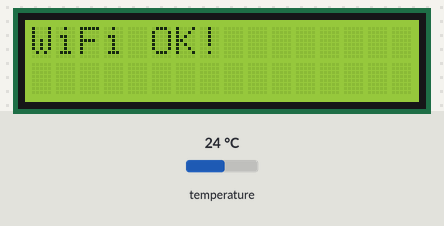
Recording of a sketch running on a simulated ESP32. Parts: 16×2 character LCD. The inputs (shaded band) are chosen by the test bench; at power-on: temperature 24 °C. WiFi joins after 1.5 s; servers stay silent unless stated; what the sketch prints to the serial monitor is not drawn.

Above: at 3.7 s.
At 9.3 s:
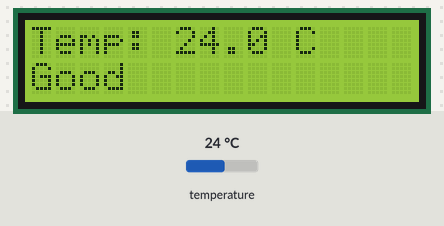
9.4 s: temperature set to 20.5 °C
At 11.9 s:
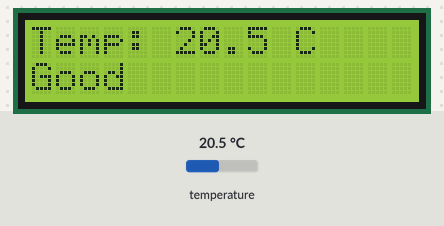
12.9 s: temperature set to 19.6 °C
At 14.6 s:
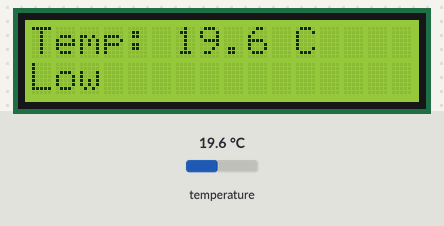
16.3 s: temperature set to 33 °C
At 17.3 s:
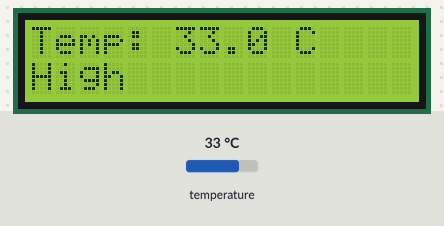
Timing chart, 0 to 19.3 s (numbered marks = the images above; inputs shaded):
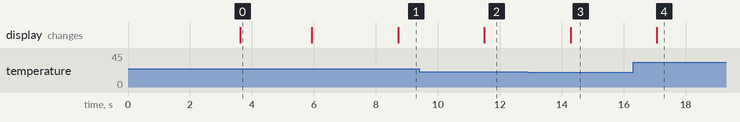

Measured:
- the behaviour switches between 20 and 19.9 °C on temperature (found by bisection; images 2 and 3)
- after the input at 9.4 s, the display: changes after 2.1 s (image 2)
- after the input at 12.9 s, the display: changes after 1.4 s (image 3)
- after the input at 16.3 s, the display: changes after 0.77 s (image 4)
- what the display in image 0 shows lasts 2.3 s, from 3.6 s to 5.9 s

The sketch:

kkj-temp-aqua.ino
```cpp
#define BLYNK_TEMPLATE_ID "TMPL6zG03a79_"
#define BLYNK_TEMPLATE_NAME "Temperature"
#define BLYNK_AUTH_TOKEN "7vXt_5Gv3Z3vxiRMR6TjOKyC17qDM3UB"

#define BLYNK_PRINT Serial
#include <WiFi.h>
#include <WiFiClient.h>
#include <WiFiManager.h>
#include <BlynkSimpleEsp32.h>
#include <LiquidCrystal_I2C.h>
#include <OneWire.h>
#include <DallasTemperature.h>

#define ONE_WIRE_BUS 15  // Pin D15 for DS18B20

LiquidCrystal_I2C lcd(0x27, 16, 2); // I2C address for LCD
OneWire oneWire(ONE_WIRE_BUS);
DallasTemperature sensors(&oneWire);

namespace sensor {
  float temperature = 0.0;
  const float tempThresholdMin = 20.0;  // Minimum temperature threshold (°C)
  const float tempThresholdMax = 30.0;  // Maximum temperature threshold (°C)
  bool alertSentLow = false;
  bool alertSentHigh = false;
  bool alertSentNormal = false;
}

void setup() {
  Serial.begin(115200);
  Serial.println("Starting DS18B20 IoT System for Aquaponics...");

  // Initialize LCD
  lcd.init();
  lcd.backlight();
  lcd.setCursor(0, 0);
  lcd.print("Aquaponics System");
  lcd.setCursor(0, 1);
  lcd.print("Starting...");
  delay(2000);

  // Initialize DS18B20
  sensors.begin();

  // WiFiManager for WiFi connection
  WiFiManager wifiManager;
  wifiManager.setConfigPortalTimeout(180);
  if (!wifiManager.autoConnect("ESP32-Temp-AP")) {
    Serial.println("WiFi connection failed!");
    lcd.clear();
    lcd.print("WiFi Failed!");
    delay(5000);
    ESP.restart();
  } else {
    Serial.println("WiFi connected!");
    lcd.clear();
    lcd.print("WiFi OK!");
    delay(2000);
  }

  // Blynk
  Blynk.config(BLYNK_AUTH_TOKEN);
  Blynk.connect();
  if (Blynk.connected()) {
    Serial.println("Blynk connected!");
    lcd.clear();
    lcd.print("Blynk OK!");
    delay(2000);
  } else {
    Serial.println("Blynk connection failed!");
  }
}

void loop() {
  if (WiFi.status() == WL_CONNECTED) {
    Blynk.run();
  } else {
    Serial.println("WiFi disconnected! Attempting to reconnect...");
    Blynk.disconnect();
    Blynk.connect();
  }

  readTemperature();
  delay(2000);
}

void readTemperature() {
  sensors.requestTemperatures();
  float tempC = sensors.getTempCByIndex(0);

  if (tempC == DEVICE_DISCONNECTED_C) {
    Serial.println("Error: Could not read temperature!");
    lcd.clear();
    lcd.setCursor(0, 0);
    lcd.print("Temp: Error");
    return;
  }

  sensor::temperature = tempC;

  Serial.print("Temperature: ");
  Serial.print(sensor::temperature);
  Serial.println(" °C");

  // Display on LCD
  lcd.clear();
  lcd.setCursor(0, 0);
  lcd.print("Temp: ");
  lcd.print(sensor::temperature, 1);
  lcd.print(" C");
  lcd.setCursor(0, 1);
  if (sensor::temperature < sensor::tempThresholdMin) lcd.print("Low");
  else if (sensor::temperature <= sensor::tempThresholdMax) lcd.print("Good");
  else lcd.print("High");

  // Send to Blynk
  Blynk.virtualWrite(V0, sensor::temperature);

  // Notification logic
  if (sensor::temperature < sensor::tempThresholdMin && !sensor::alertSentLow) {
    Blynk.logEvent("low_temp", "⚠️ Temperature too low! Temp: " + String(sensor::temperature) + " °C");
    sensor::alertSentLow = true;
    sensor::alertSentNormal = false;
  } else if (sensor::temperature > sensor::tempThresholdMax && !sensor::alertSentHigh) {
    Blynk.logEvent("high_temp", "⚠️ Temperature too high! Temp: " + String(sensor::temperature) + " °C");
    sensor::alertSentHigh = true;
    sensor::alertSentNormal = false;
  } else if (sensor::temperature >= sensor::tempThresholdMin && sensor::temperature <= sensor::tempThresholdMax && !sensor::alertSentNormal) {
    Blynk.logEvent("normal_temp", "✅ Temperature normal! Temp: " + String(sensor::temperature) + " °C");
    sensor::alertSentNormal = true;
    sensor::alertSentLow = false;
    sensor::alertSentHigh = false;
  }
}
```
